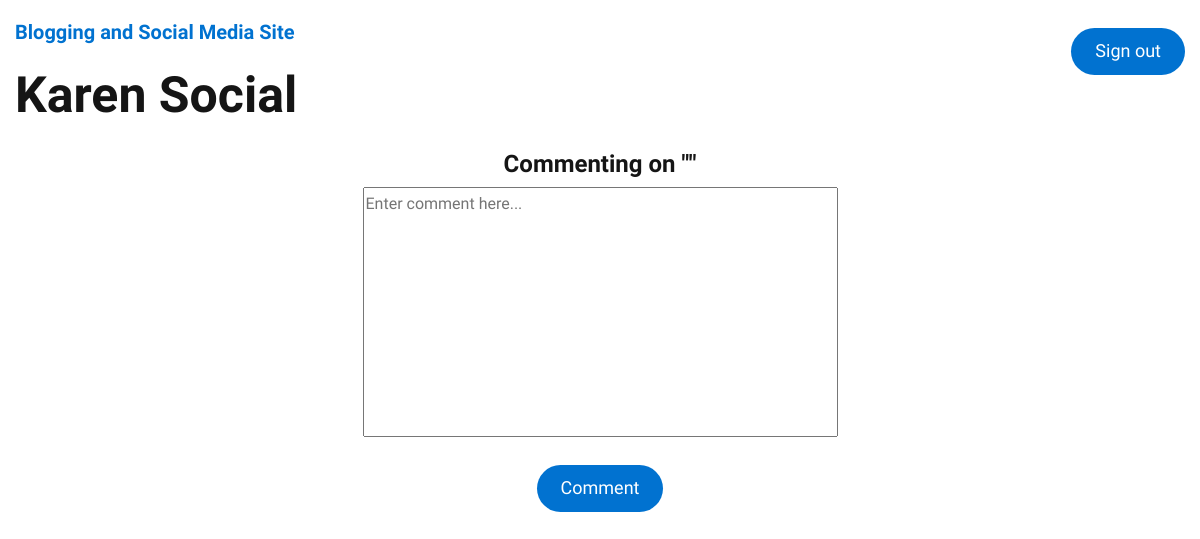
The app's page /entity/createComment.php?post_id=21 (signed in), older data.
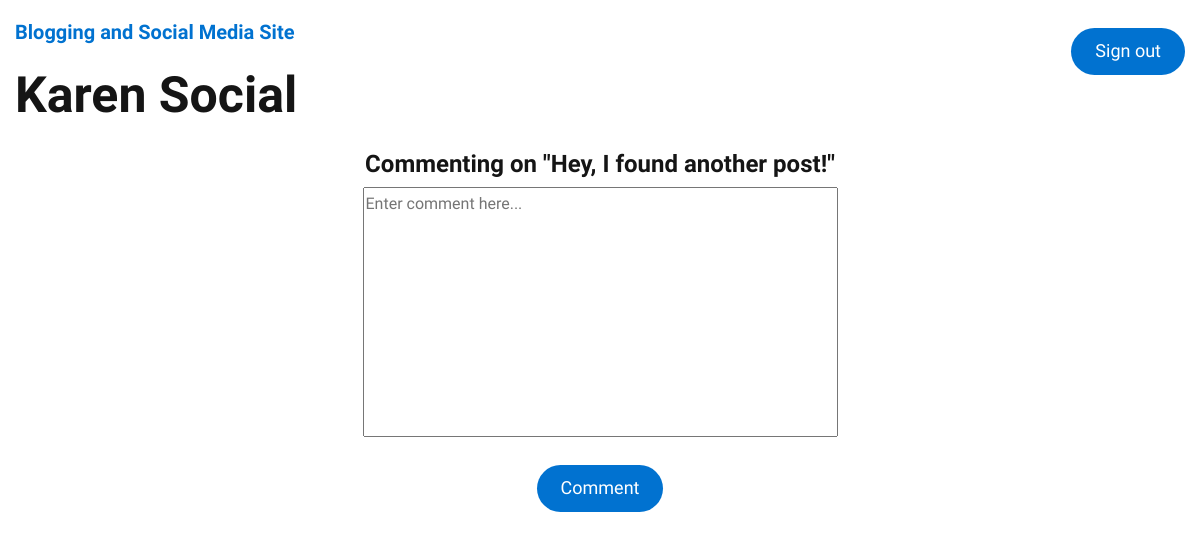
The same page, newer data.
### tables this page shows
CREATE TABLE `posts` (
  `postID` int(10) UNSIGNED NOT NULL,
  `userID` int(10) UNSIGNED NOT NULL,
  `title` varchar(150) NOT NULL,
  `contents` varchar(500) NOT NULL,
  `date_time` datetime NOT NULL
);

### entity/createComment.php (the view, shortened to what this page needs)
<?php
require_once("../db.php");
$i = $_GET['post_id'];
?>
<html class="no-js" lang="zxx">
<head>
    <link rel="stylesheet" href="assets/css/vendor/bootstrap.min.css">
    <link rel="stylesheet" href="assets/css/vendor/font-awesome.min.css">
    <link rel="stylesheet" href="assets/css/plugins/slick.min.css">
    <link rel="stylesheet" href="assets/css/plugins/animate.css">
    <link rel="stylesheet" href="assets/css/style.css">
</head>
<body>
    <header class="header-area">
        <div class="main-menu-wrapper sticky header-transparent">
            <div class="container custom-container">
                <div class="row align-items-center justify-content-between">
                    <div class="col-6">
                        <div class="buy-btn text-right">
                            <a href="../signOut.php" class="btn btn-all" >Sign out</a>
                        </div>
                    </div>
                </div>
            </div>
        </div>
    </header>
    <main>
        <section class="main-menu-wrapper section-padding pb-10">
                <div class="container custom-container">
                    <div class="row align-items-center justify-content-between">
                        <div class="col-6">
                            <div class="hero-slider-content">
                                <h4 class="slide-subtitle pb-3">Blogging and Social Media Site</h4>
                                <h2 class="slide-title">Karen Social</h2>
                            </div>
						</div>
                    </div>
                </div>
        </section>
        <?php
            $stmt = $db->prepare('SELECT title FROM posts WHERE postID = ?');
            $stmt->execute([$i]);
            $post = $stmt->fetch();
            $postTitle = $post[0];
        ?>
        <form method="POST">
            <label><h3>Commenting on "<?=$postTitle?>"</h3></label><br />
		    <textarea name="content" rows="9" cols="50" placeholder="Enter comment here..." required="required"></textarea>
            <br /><br />
            <button type="submit" class="btn btn-all">Comment</button>
        </form>
    </body>
</html>

Row changes from the older to the newer data that the page shows:
added posts: title "Hey, I found another post!"
